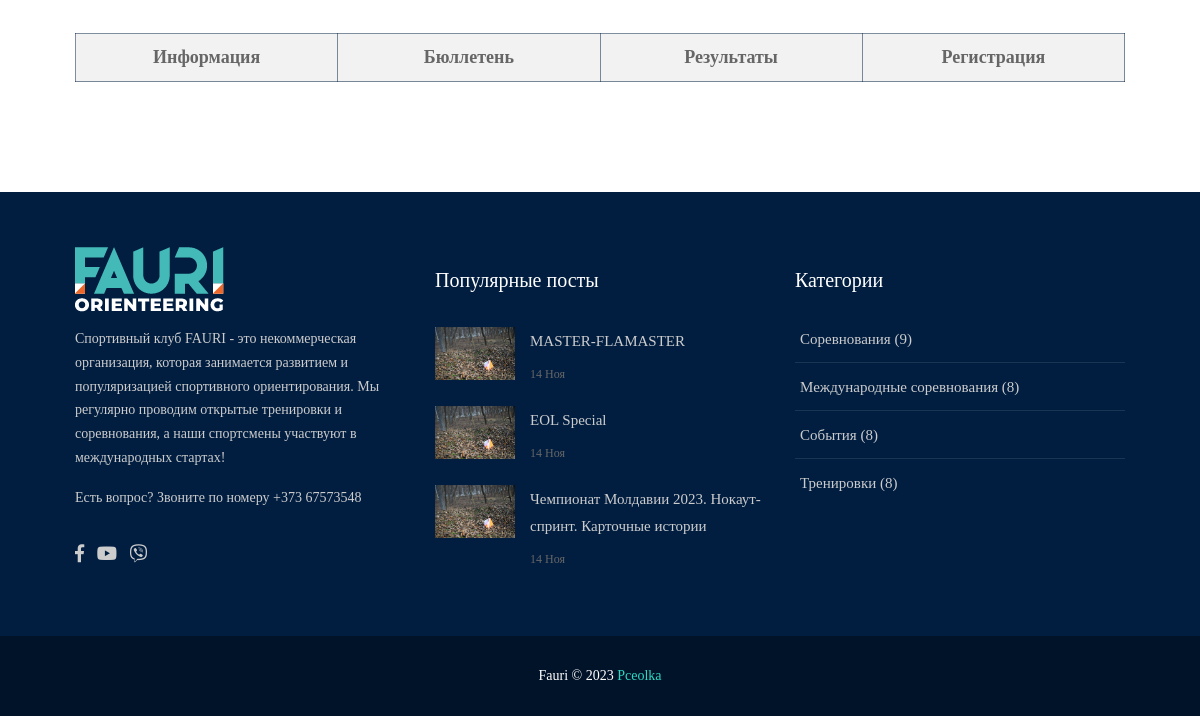
The app's page /calendars/ (lower part), older data.
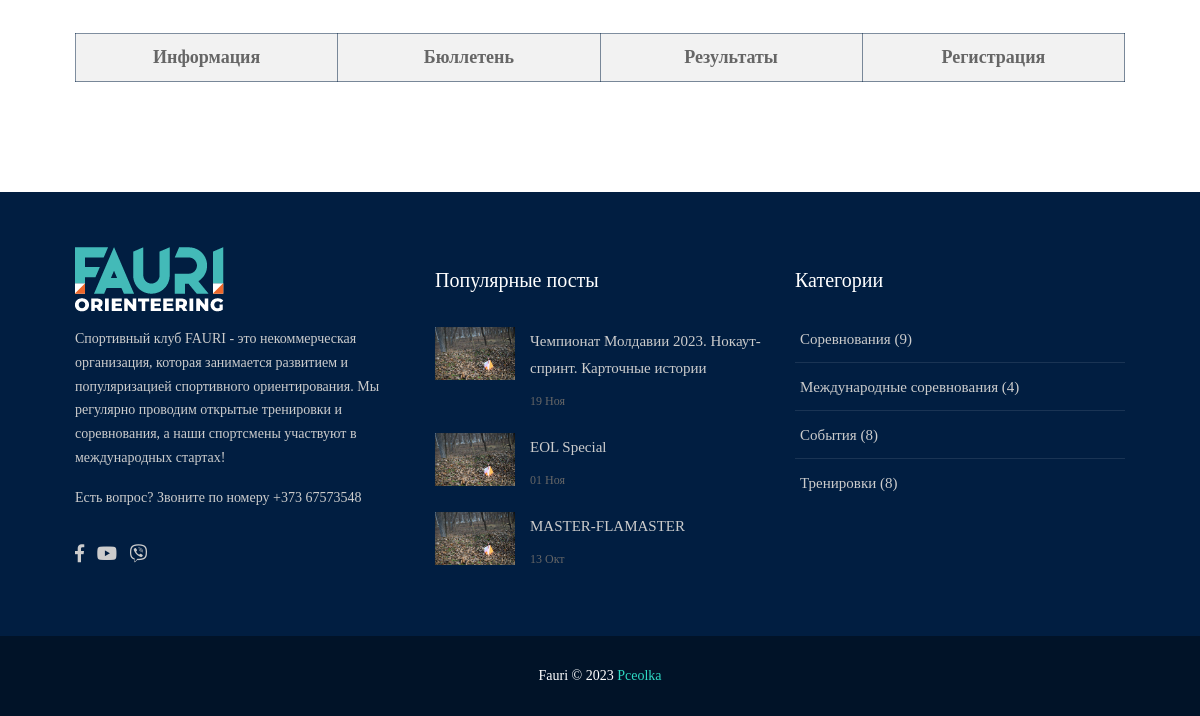
The same page, newer data.
### store/models.py (models this page shows, shortened)
class Event(models.Model):
    id = models.AutoField(primary_key=True)
    header = models.TextField(u'Заголовок', default="")
    author = models.CharField(u'Автор новости', help_text=u'', max_length=25, default='FAURI')
    image = models.ImageField(u'Картинка', help_text=u'', upload_to='', default='umolcanie.jpg')
    description = models.TextField(default="")
    CATEGORY_CHOICES = [
        ('событие', 'Событие'),
        ('тренировка', 'Тренировка'),
        ('международные соревнования', 'Международные соревнования'),
        ('соревнования', 'Соревнования'),
    ]
    category = models.CharField(
        u'Категория события',
        max_length=50,  # Увеличьте максимальную длину поля, если это необходимо
        choices=CATEGORY_CHOICES,
        default='событие',  # Установите категорию по умолчанию, если необходимо
    )
    day = models.DateField(u'Дата события', blank=True, null=True)
    start_time = models.TimeField(u'Время начала события', blank=True, null=True)
    end_time = models.TimeField(u'Время конца события ', blank=True, null=True)
    creation_day = models.DateField(u'Дата создания ', help_text=u'', default=datetime.date.today)
    is_popular = models.BooleanField(u'Популярная ', default=False)
    class Meta:
        verbose_name = u'Событие'
        verbose_name_plural = u'События'

### store/views.py (the view)
# urls.py: path('calendars/', views.calendars, name='calendars'),
def calendars(request):
    today = date.today()
    news_all_all = Event.objects.filter(day__gte=today).exclude(category__contains='пусто').order_by('day')
    return render(request, 'calendars.html', {'news_all_all': news_all_all})

### store/context_processors.py (called while the page is built)
def trending_texts(request):
    trending_text = Trending.objects.all()
    return {'trending_texts': trending_text}

### store/models.py (called while the page is built)
    def __str__(self):
        return self.text

### store/utils.py (called while the page is built)
    def formatday(self, day, weekday):
        events_from_day = self.events.filter(day__day=day)
        events_html = '<ul >''</ul>'
        if day == 0:
            return '<div class="calendar__number">&nbsp;</div>'  # day outside month
        else:
            if events_from_day:
                return '<div class="calendar__number calendar__number--current %s %s" data-id="%d">%d%s</div>' % (self.cssclasses[weekday], 'event', events_from_day[0].id, day, events_html)
            else:
                return '<div class="calendar__number %s">%d%s</div>' % (self.cssclasses[weekday], day, events_html)

    def formatweek(self, theweek):
        s = ''.join(self.formatday(d, wd) for (d, wd) in theweek)
        return '<div class="calendar__date">%s</div>' % s

    def formatmonth(self, theyear, themonth, withyear=True):
        events = Event.objects.filter(day__month=themonth)
        v = []
        a = v.append
        a('<div class="calendar">')
        a('\n')
        for week in self.monthdays2calendar(theyear, themonth):
            a(self.formatweek(week))
            a('\n')
        a('</div>')
        a('\n')
        return ''.join(v)

### templates/calendars.html (shortened to what this page needs)
{% extends 'base.html' %}
{% load static %}
{% block content %}
<body class="animsition">
<section class="bg0 p-b-110">
    <br><br><br>
    <div class="container p-t-4 p-b-35">
    </div>
    <div class="container" style="overflow-x: auto;">
<table style='border-collapse: collapse;width: 100%;'>
  <thead>
    <tr style="background-color: #f2f2f2;">
      <th style="border: 1px solid rgba(1, 30, 65, 0.5); padding: 10px; text-align: center; width: 15%;">Информация</th>
      <th style="border: 1px solid rgba(1, 30, 65, 0.5); padding: 10px; text-align: center; width: 15%;">Бюллетень</th>
      <th style="border: 1px solid rgba(1, 30, 65, 0.5); padding: 10px; text-align: center; width: 15%;">Результаты</th>
      <th style="border: 1px solid rgba(1, 30, 65, 0.5); padding: 10px; text-align: center; width: 15%;">Регистрация</th>
    </tr>
  </thead>
</table>
    </div>
</section>
</body>
{% endblock content %}

### templates/base.html (shortened to what this page needs)
<!DOCTYPE html>
{% load static %}
<html lang="ru">
<head>
    <link rel="stylesheet" type="text/css" href="{% static 'vendor/bootstrap/css/bootstrap.min.css' %}">
    <link rel="stylesheet" type="text/css" href="{% static 'fonts/fontawesome-5.0.8/css/fontawesome-all.min.css' %}">
    <link rel="stylesheet" type="text/css" href="{% static 'fonts/iconic/css/material-design-iconic-font.min.css' %}">
    <link rel="stylesheet" type="text/css" href="{% static 'vendor/animate/animate.css' %}">
    <link rel="stylesheet" type="text/css" href="{% static 'vendor/css-hamburgers/hamburgers.min.css' %}">
    <link rel="stylesheet" type="text/css" href="{% static 'vendor/animsition/css/animsition.min.css' %}">
    <link rel="stylesheet" type="text/css" href="{% static 'css/util.min.css' %}">
    <link rel="stylesheet" type="text/css" href="{% static 'css/main.css' %}">
    <link rel="stylesheet" type="text/css" href="{% static 'css/calendarsmall.css' %}">
</head>
<body class="animsition">
{% block content %}{% endblock content %}
<footer>
    <div class="bg2 p-t-40 p-b-25">
        <div class="container">
            <div class="row">
                <div class="col-lg-4 p-b-20">
                    <div class="size-h-3 flex-s-c">
                        <a href="index.html">
                            <img class="max-s-full" src="{% static 'assets/img/logo2.png' %}" alt="LOGO">
                        </a>
                    </div>
                    <div>
                        <p class="f1-s-1 cl11 p-b-16">
                            Спортивный клуб FAURI -
                            это некоммерческая организация, которая занимается развитием и популяризацией
                            спортивного ориентирования. Мы регулярно проводим открытые тренировки и соревнования,
                            а наши спортсмены участвуют в международных стартах!
                        </p>
                        <p class="f1-s-1 cl11 p-b-16">
                            Есть вопрос? Звоните по номеру +373 67573548
                        </p>
                        <div class="p-t-15">
                            <a href="#" class="fs-18 cl11 hov-cl10 trans-03 m-r-8">
                                <span class="fab fa-facebook-f"></span>
                            </a>
                            <a href="#" class="fs-18 cl11 hov-cl10 trans-03 m-r-8">
                                <span class="fab fa-youtube"></span>
                            </a>
                            <a href="#" class="fs-18 cl11 hov-cl10 trans-03 m-r-8">
                                <span class="fab fa-viber"></span>
                            </a>
                        </div>
                    </div>
                </div>
                <div class="col-sm-6 col-lg-4 p-b-20">
                    <div class="size-h-3 flex-s-c">
                        <h5 class="f1-m-7 cl0">
                            Популярные посты
                        </h5>
                    </div>
                    {% for popular_posts in popular_posts %}
                    <ul>
                        <li class="flex-wr-sb-s p-b-20">
                            <a href="{% url 'single' popular_posts.id %}" class="size-w-4 wrap-pic-w hov1 trans-03">
                                <img src="{{ popular_posts.image.url }}" alt="IMG">
                            </a>
                            <div class="size-w-5">
                                <h6 class="p-b-5">
                                    <a href="{% url 'single' popular_posts.id %}" class="f1-s-5 cl11 hov-cl10 trans-03">
                                        {{ popular_posts.header }}
                                    </a>
                                </h6>
                                <span class="f1-s-3 cl6">
										{{ popular_posts.creation_day|date:"d M" }}
									</span>
                            </div>
                        </li>
                    </ul>
                    {% endfor %}
                </div>
                <div class="col-sm-6 col-lg-4 p-b-20">
                    <div class="size-h-3 flex-s-c">
                        <h5 class="f1-m-7 cl0">
                            Категории
                        </h5>
                    </div>
                    <ul class="m-t--12">
                        <li class="how-bor1 p-rl-5 p-tb-10">
                            <a href="{% url 'news_by_category' category='соревнования' %}"
                               class="f1-s-5 cl11 hov-cl10 trans-03 p-tb-8">
                                Соревнования ({{count_competition}})
                            </a>
                        </li>
                        <li class="how-bor1 p-rl-5 p-tb-10">
                            <a href="{% url 'news_by_category' category='международные соревнования' %}"
                               class="f1-s-5 cl11 hov-cl10 trans-03 p-tb-8">
                                Международные соревнования ({{count_worldcomp}})
                            </a>
                        </li>
                        <li class="how-bor1 p-rl-5 p-tb-10">
                            <a href="{% url 'news_by_category' category='событие' %}"
                               class="f1-s-5 cl11 hov-cl10 trans-03 p-tb-8">
                                События ({{count_event}})
                            </a>
                        </li>
                        <li class="how-bor1 p-rl-5 p-tb-10">
                            <a href="{% url 'news_by_category' category='тренировка' %}"
                               class="f1-s-5 cl11 hov-cl10 trans-03 p-tb-8">
                                Тренировки ({{count_train}})
                            </a>
                        </li>
                    </ul>
                </div>
            </div>
        </div>
    </div>
    <div class="bg11">
        <div class="container size-h-4 flex-c-c p-tb-15">
				<span class="f1-s-1 cl0 txt-center">
					Fauri © 2023 <a href="https://t.me/real_pceolka" class="f1-s-1 cl10 hov-link1">Pceolka </a>
				</span>
        </div>
    </div>
</footer>
</body>
</html>

### static/css/main.css (style rules this page uses)
.container { max-width: 1080px; }
body { padding-right: 0px !important; }
.cl0 { color: #fff; }
.cl6 { color: #666; }
.cl10 { color: #2ED9C3; }
.cl11 { color: #ccc; }
.f1-s-1 { font-family: Montserrat-Regular; font-size: 14px; line-height: 1.7; }
.f1-s-3 { font-family: Montserrat-Regular; font-size: 12px; line-height: 1.7; }
.f1-s-5 { font-family: Montserrat-Medium; font-size: 15px; line-height: 1.333333; }
.f1-m-7 { font-family: Montserrat-Bold; font-size: 20px; line-height: 1.3; }
.size-w-4 { width: 80px; }
.size-w-5 { width: calc(100% - 95px); }
.size-h-3 { height: 95px; }
.size-h-4 { min-height: 80px; }
.bg0 { background-color: #fff; }
.bg2 { background-color: #011E41; }
.bg11 { background-color: #011328; }
.how-bor1 { border-bottom: 1px solid rgba(255,255,255,0.1); }
.how-bor1:last-child { border: none; }
.wrap-pic-s, .wrap-pic-max-s, .wrap-pic-w, .wrap-pic-max-w, .wrap-pic-h, .wrap-pic-max-h { display: block; }
.wrap-pic-w > img { width: 100%; }

Row changes from the older to the newer data that the page shows:
changed Event: creation_day "14 Ноя" → "19 Ноя"; moves up the list
changed Event "EOL Special": creation_day "14 Ноя" → "01 Ноя"; moves down the list
changed Event "MASTER-FLAMASTER": creation_day "14 Ноя" → "13 Окт"
Text that changed along with them:
{{ count_worldcomp }}: "8" → "4"
